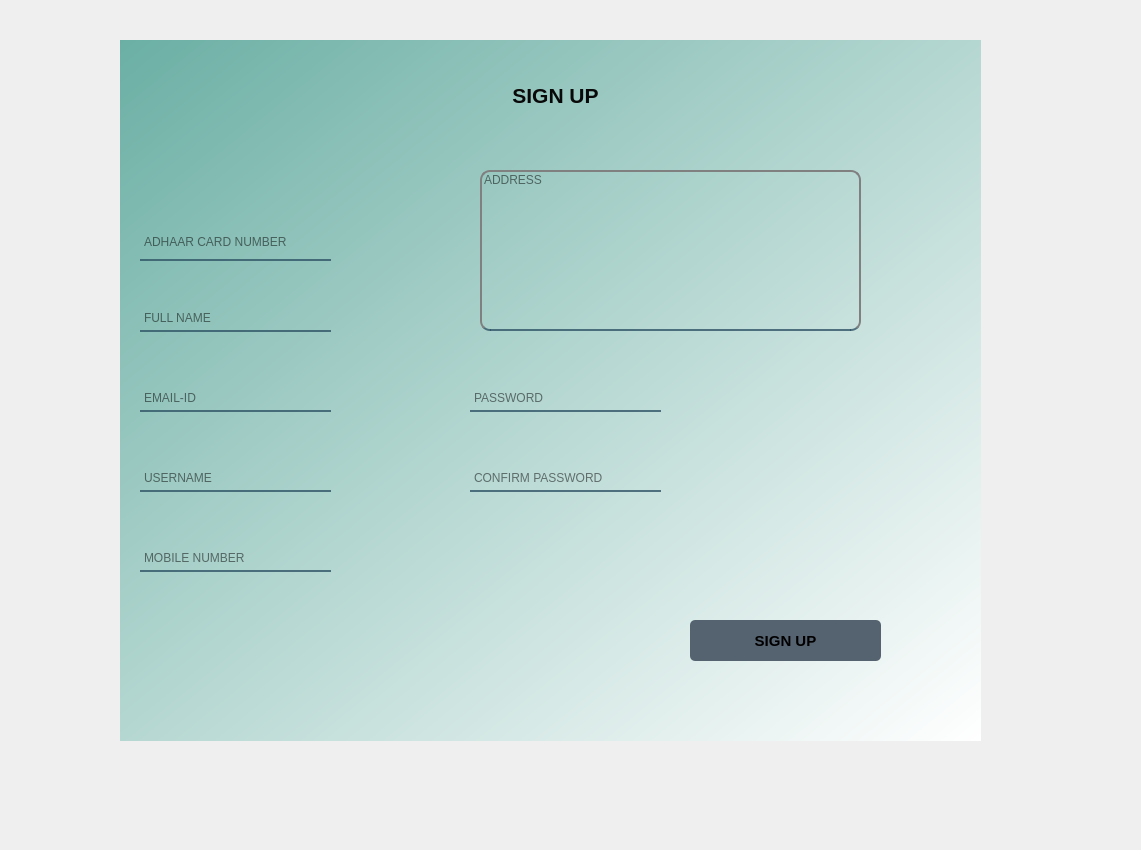
<?xml version="1.0" encoding="UTF-8"?>
<ui version="4.0">
 <class>Form</class>
 <widget class="QWidget" name="Form">
  <property name="geometry">
   <rect>
    <x>0</x>
    <y>0</y>
    <width>1141</width>
    <height>850</height>
   </rect>
  </property>
  <property name="windowTitle">
   <string>Form</string>
  </property>
  <property name="styleSheet">
   <string notr="true">QPushButton#pushButton{
	background-color:rgba(85,98,112,255);
	color:rgba(255,255,2555,200);
	border-radius:5px;
}
QPushButton#pushButton:pressed{
	padding-left:5px;
	padding-top:5px;
	background-color:rgba(255,107,107,255);
	background-position:calc(100%-10px)center;
}
QPushButton#pushButton:hover{
	background-color:rgba(255,107,107,255);
}</string>
  </property>
  <widget class="QLabel" name="label">
   <property name="geometry">
    <rect>
     <x>120</x>
     <y>40</y>
     <width>861</width>
     <height>701</height>
    </rect>
   </property>
   <property name="styleSheet">
    <string notr="true">background-color:qlineargradient(spread:pad, x1:0, y1:0, x2:1, y2:1, stop:0 rgba(107, 175, 164, 255), stop:1 rgba(255, 255, 255, 255))</string>
   </property>
   <property name="text">
    <string/>
   </property>
  </widget>
  <widget class="QLabel" name="label_2">
   <property name="geometry">
    <rect>
     <x>440</x>
     <y>60</y>
     <width>231</width>
     <height>71</height>
    </rect>
   </property>
   <property name="font">
    <font>
     <pointsize>11</pointsize>
    </font>
   </property>
   <property name="text">
    <string>&lt;!DOCTYPE HTML PUBLIC &quot;-//W3C//DTD HTML 4.0//EN&quot; &quot;http://www.w3.org/TR/REC-html40/strict.dtd&quot;&gt;
&lt;html&gt;&lt;head&gt;&lt;meta name=&quot;qrichtext&quot; content=&quot;1&quot; /&gt;&lt;style type=&quot;text/css&quot;&gt;
p, li { white-space: pre-wrap; }
&lt;/style&gt;&lt;/head&gt;&lt;body style=&quot; font-family:'MS Shell Dlg 2'; font-size:11pt; font-weight:400; font-style:normal;&quot;&gt;
&lt;p align=&quot;center&quot; style=&quot; margin-top:0px; margin-bottom:0px; margin-left:0px; margin-right:0px; -qt-block-indent:0; text-indent:0px;&quot;&gt;&lt;span style=&quot; font-size:16pt; font-weight:600; color:#090909;&quot;&gt;SIGN UP&lt;/span&gt;&lt;/p&gt;&lt;/body&gt;&lt;/html&gt;</string>
   </property>
   <property name="alignment">
    <set>Qt::AlignCenter</set>
   </property>
  </widget>
  <widget class="QLineEdit" name="lineEdit">
   <property name="geometry">
    <rect>
     <x>140</x>
     <y>230</y>
     <width>191</width>
     <height>31</height>
    </rect>
   </property>
   <property name="styleSheet">
    <string notr="true">background-color:rgba(0,0,0,0);
border:2px solid rgba(0,0,0,0);
border-bottom-color:rgba(46,82,101,200);
color:rgb(0,0,0);
padding-bottom:7px;
</string>
   </property>
   <property name="text">
    <string/>
   </property>
   <property name="echoMode">
    <enum>QLineEdit::Normal</enum>
   </property>
   <property name="placeholderText">
    <string>ADHAAR CARD NUMBER</string>
   </property>
   <property name="cursorMoveStyle">
    <enum>Qt::LogicalMoveStyle</enum>
   </property>
   <property name="clearButtonEnabled">
    <bool>false</bool>
   </property>
  </widget>
  <widget class="QLineEdit" name="lineEdit_2">
   <property name="geometry">
    <rect>
     <x>140</x>
     <y>310</y>
     <width>191</width>
     <height>22</height>
    </rect>
   </property>
   <property name="styleSheet">
    <string notr="true">background-color:rgba(0,0,0,0);
border:2px solid rgba(0,0,0,0);
border-bottom-color:rgba(46,82,101,200);
color:rgb(0,0,0);
padding-bottom:7px;
</string>
   </property>
   <property name="text">
    <string/>
   </property>
   <property name="placeholderText">
    <string>FULL NAME</string>
   </property>
  </widget>
  <widget class="QLineEdit" name="lineEdit_3">
   <property name="geometry">
    <rect>
     <x>140</x>
     <y>390</y>
     <width>191</width>
     <height>22</height>
    </rect>
   </property>
   <property name="styleSheet">
    <string notr="true">background-color:rgba(0,0,0,0);
border:2px solid rgba(0,0,0,0);
border-bottom-color:rgba(46,82,101,200);
color:rgb(0,0,0);
padding-bottom:7px;
</string>
   </property>
   <property name="text">
    <string/>
   </property>
   <property name="placeholderText">
    <string>EMAIL-ID</string>
   </property>
  </widget>
  <widget class="QLineEdit" name="lineEdit_4">
   <property name="geometry">
    <rect>
     <x>140</x>
     <y>470</y>
     <width>191</width>
     <height>22</height>
    </rect>
   </property>
   <property name="styleSheet">
    <string notr="true">background-color:rgba(0,0,0,0);
border:2px solid rgba(0,0,0,0);
border-bottom-color:rgba(46,82,101,200);
color:rgb(0,0,0);
padding-bottom:7px;
</string>
   </property>
   <property name="text">
    <string/>
   </property>
   <property name="placeholderText">
    <string>USERNAME</string>
   </property>
  </widget>
  <widget class="QLineEdit" name="lineEdit_5">
   <property name="geometry">
    <rect>
     <x>140</x>
     <y>550</y>
     <width>191</width>
     <height>22</height>
    </rect>
   </property>
   <property name="styleSheet">
    <string notr="true">background-color:rgba(0,0,0,0);
border:2px solid rgba(0,0,0,0);
border-bottom-color:rgba(46,82,101,200);
color:rgb(0,0,0);
padding-bottom:7px;
</string>
   </property>
   <property name="text">
    <string/>
   </property>
   <property name="placeholderText">
    <string>MOBILE NUMBER</string>
   </property>
  </widget>
  <widget class="QLineEdit" name="lineEdit_6">
   <property name="geometry">
    <rect>
     <x>480</x>
     <y>170</y>
     <width>381</width>
     <height>161</height>
    </rect>
   </property>
   <property name="styleSheet">
    <string notr="true">QLineEdit {
 border: 2px solid gray;
 border-radius: 10px;
 background-color:rgba(0,0,0,0);
 
 border-bottom-color:rgba(46,82,101,200);
 color:rgb(0,0,0);
 padding-bottom:7px;

}</string>
   </property>
   <property name="text">
    <string/>
   </property>
   <property name="alignment">
    <set>Qt::AlignLeading|Qt::AlignLeft|Qt::AlignTop</set>
   </property>
   <property name="placeholderText">
    <string>ADDRESS</string>
   </property>
   <property name="cursorMoveStyle">
    <enum>Qt::LogicalMoveStyle</enum>
   </property>
  </widget>
  <widget class="QLineEdit" name="lineEdit_7">
   <property name="geometry">
    <rect>
     <x>470</x>
     <y>390</y>
     <width>191</width>
     <height>22</height>
    </rect>
   </property>
   <property name="styleSheet">
    <string notr="true">background-color:rgba(0,0,0,0);
border:2px solid rgba(0,0,0,0);
border-bottom-color:rgba(46,82,101,200);
color:rgb(0,0,0);
padding-bottom:7px;
</string>
   </property>
   <property name="text">
    <string/>
   </property>
   <property name="echoMode">
    <enum>QLineEdit::Password</enum>
   </property>
   <property name="placeholderText">
    <string>PASSWORD</string>
   </property>
  </widget>
  <widget class="QLineEdit" name="lineEdit_8">
   <property name="geometry">
    <rect>
     <x>470</x>
     <y>470</y>
     <width>191</width>
     <height>22</height>
    </rect>
   </property>
   <property name="styleSheet">
    <string notr="true">background-color:rgba(0,0,0,0);
border:2px solid rgba(0,0,0,0);
border-bottom-color:rgba(46,82,101,200);
color:rgb(0,0,0);
padding-bottom:7px;
</string>
   </property>
   <property name="text">
    <string/>
   </property>
   <property name="echoMode">
    <enum>QLineEdit::Password</enum>
   </property>
   <property name="placeholderText">
    <string>CONFIRM PASSWORD</string>
   </property>
  </widget>
  <widget class="QPushButton" name="pushButton">
   <property name="geometry">
    <rect>
     <x>690</x>
     <y>620</y>
     <width>191</width>
     <height>41</height>
    </rect>
   </property>
   <property name="font">
    <font>
     <pointsize>11</pointsize>
     <weight>75</weight>
     <italic>false</italic>
     <bold>true</bold>
     <underline>false</underline>
     <strikeout>false</strikeout>
     <kerning>true</kerning>
    </font>
   </property>
   <property name="styleSheet">
    <string notr="true">QPushButton#pushButton{
	background-color:rgba(85,98,112,255);
	color:rgba(255,255,2555,200);
	border-radius:5px;
}
QPushButton#pushButton:pressed{
	padding-left:5px;
	padding-top:5px;
	background-color:rgba(255,107,107,255);
	background-position:calc(100%-10px)center;
}
QPushButton#pushButton:hover{
	background-color:rgba(255,107,107,255);
}</string>
   </property>
   <property name="text">
    <string>SIGN UP</string>
   </property>
  </widget>
  <widget class="QLabel" name="label_3">
   <property name="geometry">
    <rect>
     <x>700</x>
     <y>360</y>
     <width>241</width>
     <height>211</height>
    </rect>
   </property>
   <property name="whatsThis">
    <string>&lt;html&gt;&lt;head/&gt;&lt;body&gt;&lt;p&gt;&lt;img src=&quot;:/newPrefix/hand.png&quot;/&gt;&lt;/p&gt;&lt;/body&gt;&lt;/html&gt;</string>
   </property>
   <property name="text">
    <string>&lt;html&gt;&lt;head/&gt;&lt;body&gt;&lt;p&gt;&lt;img src=&quot;:/newPrefix/hand.png&quot;/&gt;&lt;/p&gt;&lt;/body&gt;&lt;/html&gt;</string>
   </property>
  </widget>
 </widget>
 <resources>
  <include location="lg.qrc"/>
 </resources>
 <connections/>
</ui>
